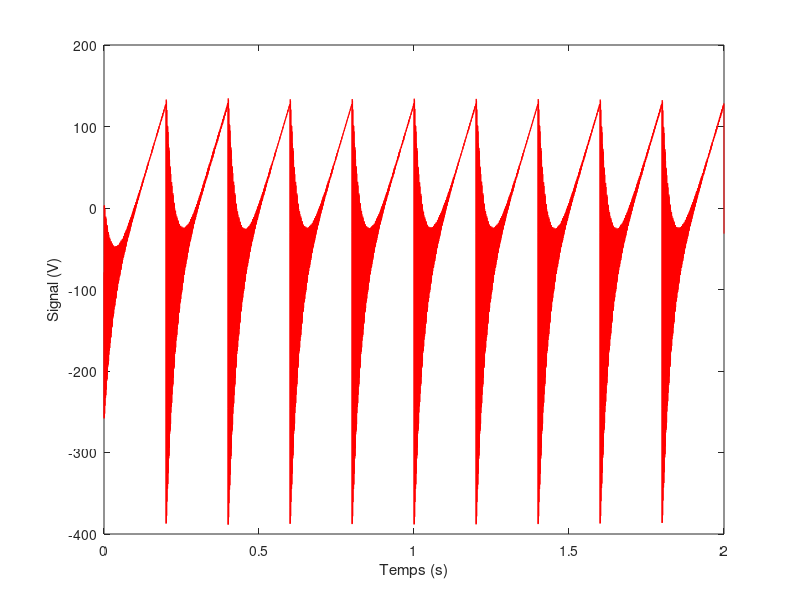
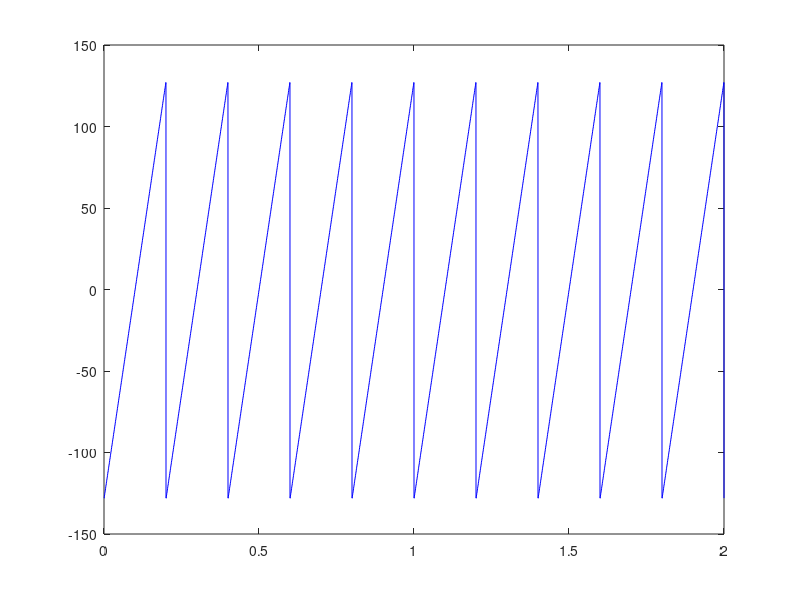
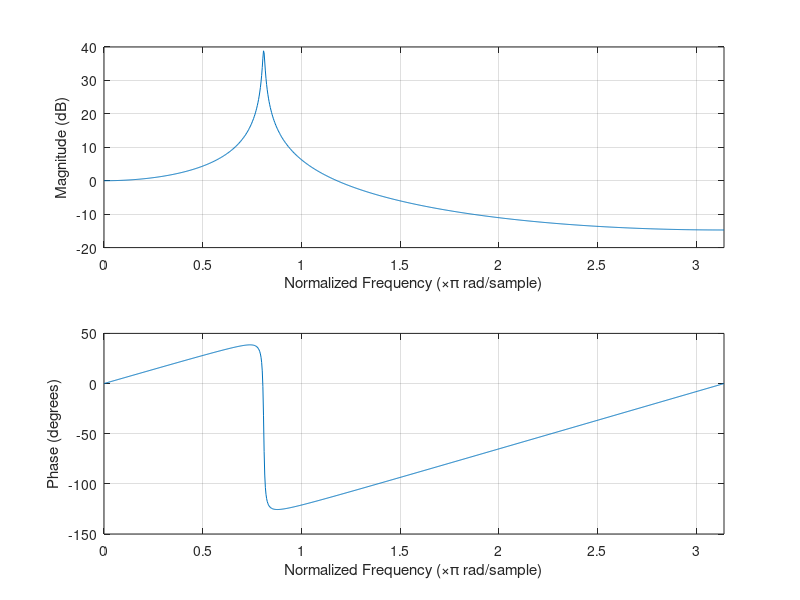
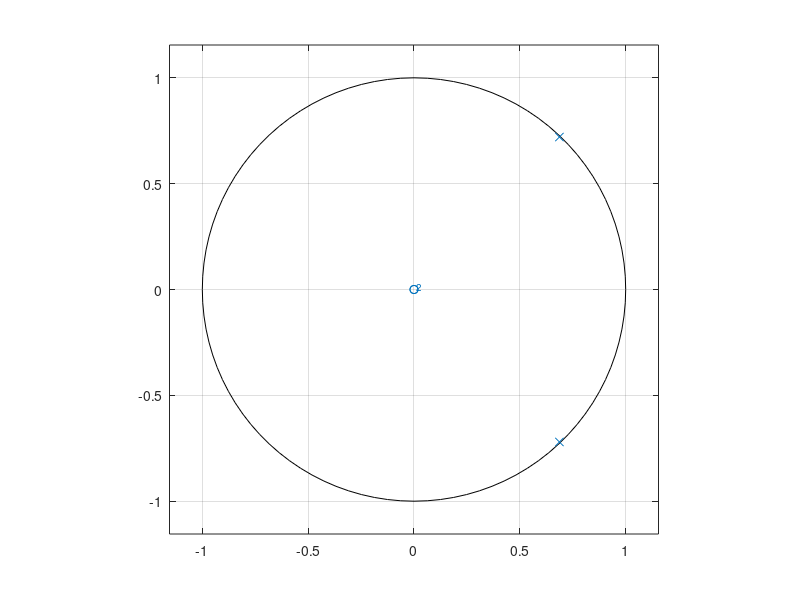

MATLAB code for these plots, in order:
clc
clear
close all;
%% Définition du filtre

f = pi/4;
q = 0.99;
fb = q + (q / (1-f));
N = 1000;

b = [f^2];
a = [1, -(2 - 2*f + f*fb - f^2*fb), 1 - 2*f + f*fb + f^2 - f^2*fb];
w = linspace(0,pi,N);

figure(7);
freqz(b,a,w)
figure(8);
zplane(b,a)

%% Génération du signal d'entrée

fs = 8000; % Taux d'échantillonnage (échantillons/sec)
f0 = 5;    % Fréquence du signal (Hz)
T = 2.0;   % Duration du signal (sec)

dt = 1/fs; period = 1/f0; t = 0:dt:T; N = length(t);
xs = floor(256 * mod(t,period)/period - 128);
ys = zeros(size(xs));

% Ici vous pouvez définir des variables
y_old = zeros(1,2);

%% Application du filtre
% Ceci est la boucle de calcul où chaque échantillon est traité
% individuellement

for n = 1:1:N
  % Charger l'échantillon
  x = xs(n);
  
  % Calcul de la réponse
  y =  b(1)*x - a(2)*y_old(1) - a(3)*y_old(2);
  
  %Offset saved y values
  for i = length(y_old) : -1 : 2
      y_old(i) = y_old(i-1);
  end
  y_old(1) = y;
 
  % Sauvegarder l'échantillon traité
  ys(n) = y;
  
end

%% Affichage

% Afficher les signaux d'entrée et de sorties
figure(1);
plot(t,ys,'r');
xlabel('Temps (s)')
ylabel('Signal (V)')
figure(2);
plot(t,xs,'b');
